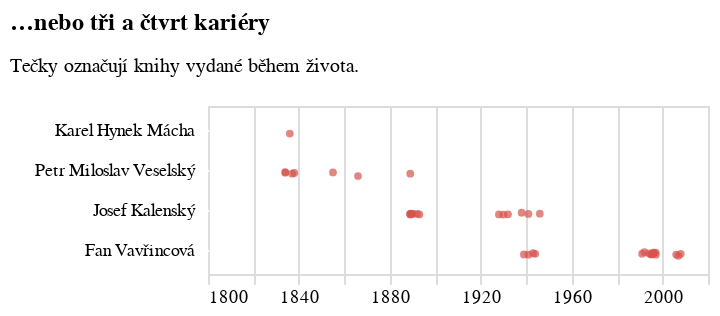

The code cell stored with this chart in its notebook:
### Code cell
tri_kariery = alt.Chart(do_grafu.to_pandas(), title=alt.TitleParams("…nebo tři a čtvrt kariéry", anchor="start", subtitle="Tečky označují knihy vydané během života.", dx=-12), width=250).mark_circle(size=15) \
        .encode(
            x=alt.X("rok:T", title=None, axis=alt.Axis(domainOpacity=0, tickColor='#DCDDD6'), scale=alt.Scale(domain=[{'year': 1800},{'year':2020}])), 
            y=alt.Y(**y_encoding, axis=alt.Axis(orient='left', domainOpacity=0, tickColor='white')), 
            yOffset=alt.YOffset("jitter:Q", scale=alt.Scale(range=[9, 11])), 
            color=alt.Color('kdo:N', scale=alt.Scale(range=['#D6534B']), 
                            sort=[jmeno for jmeno, kod in koho_ukazujeme.items()]).legend(None)) \
        .transform_calculate(jitter="sqrt(-2*log(random()))*cos(2*PI*random())")

tri_kariery

### Figure 1 — Vega-Lite specification as saved in the notebook (floating-point values rounded to 4 significant figures)
{"config": {"title": {"font": "Noticia Text", "fontSize": 12, "anchor": "start", "lineHeight": 19, "fontWeight": "bolder", "subtitleFont": "Noticia Text", "subtitleFontSize": 10, "subtitleLineHeight": 15, "subtitlePadding": 10, "dy": -10}, "axis": {"labelFont": "Asap", "titleFont": "Asap", "fontWeight": "lighter", "titleFontWeight": "lighter", "labelFontSize": 9, "titleFontSize": 9, "labelPadding": 2, "titlePadding": 9, "domainOpacity": 0, "tickColor": "#DCDDD6"}, "legend": {"labelFont": "Asap", "labelFontWeight": "normal", "titleFont": "Asap", "titleFontWeight": "normal", "labelFontSize": 9, "titleFontSize": 9}}, "data": {"name": "data-d20298cbfb57231d600c1b1554704e49"}, "mark": {"type": "circle", "size": 15}, "encoding": {"color": {"field": "kdo", "legend": null, "scale": {"range": ["#D6534B"]}, "sort": ["Karel Hynek Mácha", "Petr Miloslav Veselský", "Josef Kalenský", "Fan Vavřincová"], "type": "nominal"}, "x": {"axis": {"domainOpacity": 0, "tickColor": "#DCDDD6"}, "field": "rok", "scale": {"domain": [{"year": 1800}, {"year": 2020}]}, "title": null, "type": "temporal"}, "y": {"axis": {"domainOpacity": 0, "orient": "left", "tickColor": "white"}, "field": "kdo", "sort": ["Karel Hynek Mácha", "Petr Miloslav Veselský", "Josef Kalenský", "Fan Vavřincová"], "title": null, "type": "nominal"}, "yOffset": {"field": "jitter", "scale": {"range": [9, 11]}, "type": "quantitative"}}, "title": {"text": "…nebo tři a čtvrt kariéry", "anchor": "start", "dx": -12, "subtitle": "Tečky označují knihy vydané během života."}, "transform": [{"calculate": "sqrt(-2*log(random()))*cos(2*PI*random())", "as": "jitter"}], "width": 250, "$schema": "https://vega.github.io/schema/vega-lite/v5.8.0.json", "datasets": {"data-d20298cbfb57231d600c1b1554704e49": [{"rok": "1836-01-01T00:00:00", "titul": "Mág", "autorstvo": "Mácha Karel Hynek", "100_7": "jk01072915", "001": "cpk20041417516", "kdo": "Karel Hynek Mácha"}, {"rok": "1834-01-01T00:00:00", "titul": "Jozefka, anebo, Podiwné schledánj", "autorstvo": "Veselský Petr Miloslav", "100_7": "jk01142116", "001": "cpk20021123969", "kdo": "Petr Miloslav Veselský"}, {"rok": "1834-01-01T00:00:00", "titul": "Ukradený střewjc, anebo, Prawý důkaz wěrnosti", "autorstvo": "Veselský Petr Miloslav", "100_7": "jk01142116", "001": "nkc20102130003", "kdo": "Petr Miloslav Veselský"}, {"rok": "1837-01-01T00:00:00", "titul": "Jolanta, anebo, Obnowená důwěra", "autorstvo": "Veselský Petr Miloslav", "100_7": "jk01142116", "001": "nkc20092009453", "kdo": "Petr Miloslav Veselský"}, {"rok": "1838-01-01T00:00:00", "titul": "Mocnost lásky, neb, Wiljm a Marie", "autorstvo": "Veselský Petr Miloslav", "100_7": "jk01142116", "001": "cpk20021195155", "kdo": "Petr Miloslav Veselský"}, {"rok": "1855-01-01T00:00:00", "titul": "Jolanta, aneb, Obnowená důwěra", "autorstvo": "Veselský Petr Miloslav", "100_7": "jk01142116", "001": "bknaus19240", "kdo": "Petr Miloslav Veselský"}, {"rok": "1866-01-01T00:00:00", "titul": "Čarodějnice, aneb, Bůh dopustí - ale neopustí", "autorstvo": "Veselský Petr Miloslav", "100_7": "jk01142116", "001": "nkc20102032126", "kdo": "Petr Miloslav Veselský"}, {"rok": "1889-01-01T00:00:00", "titul": "Karla Havlíčka kutnohorský pobyt a porotní soud, konaný 12. listopadu 1851", "autorstvo": "Veselský Petr Miloslav", "100_7": "jk01142116", "001": "bknaus19241", "kdo": "Petr Miloslav Veselský"}, {"rok": "1889-01-01T00:00:00", "titul": "Národní pohádky a báje", "autorstvo": "Kalenský Josef", "100_7": "jk01052646", "001": "nkc20142542424", "kdo": "Josef Kalenský"}, {"rok": "1889-01-01T00:00:00", "titul": "Šelmobijce", "autorstvo": "Kalenský Josef", "100_7": "jk01052646", "001": "nkc20102124855", "kdo": "Josef Kalenský"}, {"rok": "1889-01-01T00:00:00", "titul": "V zemi Apačů, nebo, Lovci v amerických pralesích", "autorstvo": "Kalenský Josef", "100_7": "jk01052646", "001": "nkc20071718449", "kdo": "Josef Kalenský"}, {"rok": "1890-01-01T00:00:00", "titul": "Kniha kouzel a bájí", "autorstvo": "Kalenský Josef", "100_7": "jk01052646", "001": "nkc20102124780", "kdo": "Josef Kalenský"}, {"rok": "1890-01-01T00:00:00", "titul": "Zemí divých mužů", "autorstvo": "Kalenský Josef", "100_7": "jk01052646", "001": "nkc20102124842", "kdo": "Josef Kalenský"}, {"rok": "1892-01-01T00:00:00", "titul": "Mezi piráty", "autorstvo": "Kalenský Josef", "100_7": "jk01052646", "001": "nkc20172888340", "kdo": "Josef Kalenský"}, {"rok": "1893-01-01T00:00:00", "titul": "Jim, zalesák americký", "autorstvo": "Kalenský Josef", "100_7": "jk01052646", "001": "cpk20233494991", "kdo": "Josef Kalenský"}, {"rok": "1928-01-01T00:00:00", "titul": "Lapač divé zvěře", "autorstvo": "Kalenský Josef", "100_7": "jk01052646", "001": "bkneli01381", "kdo": "Josef Kalenský"}, {"rok": "1930-01-01T00:00:00", "titul": "Lovec buvolů", "autorstvo": "Kalenský Josef", "100_7": "jk01052646", "001": "bk193001546", "kdo": "Josef Kalenský"}, {"rok": "1932-01-01T00:00:00", "titul": "Jim zálesák", "autorstvo": "Kalenský Josef", "100_7": "jk01052646", "001": "bk193201578", "kdo": "Josef Kalenský"}, {"rok": "1938-01-01T00:00:00", "titul": "U táborového ohně v údolí Lovce jelenů", "autorstvo": "Kalenský Josef", "100_7": "jk01052646", "001": "nkc20172963004", "kdo": "Josef Kalenský"}, {"rok": "1941-01-01T00:00:00", "titul": "Pohádka za pohádkou", "autorstvo": "Kalenský Josef", "100_7": "jk01052646", "001": "nkc20183003421", "kdo": "Josef Kalenský"}, {"rok": "1946-01-01T00:00:00", "titul": "U táborového ohně v Údolí Lovce jelenů", "autorstvo": "Kalenský Josef", "100_7": "jk01052646", "001": "nkc20162800275", "kdo": "Josef Kalenský"}, {"rok": "1939-01-01T00:00:00", "titul": "Patsy tropí hlouposti", "autorstvo": "Vavřincová Fan", "100_7": "jk01141829", "001": "bk193903380", "kdo": "Fan Vavřincová"}, {"rok": "1941-01-01T00:00:00", "titul": "Sladká dívka", "autorstvo": "Vavřincová Fan", "100_7": "jk01141829", "001": "bk194104206", "kdo": "Fan Vavřincová"}, {"rok": "1943-01-01T00:00:00", "titul": "Pozor! Zázračné dítě", "autorstvo": "Vavřincová Fan", "100_7": "jk01141829", "001": "bk194301860", "kdo": "Fan Vavřincová"}, {"rok": "1944-01-01T00:00:00", "titul": "Eva tropí hlouposti", "autorstvo": "Vavřincová Fan", "100_7": "jk01141829", "001": "cpk20010736350", "kdo": "Fan Vavřincová"}, {"rok": "1991-01-01T00:00:00", "titul": "Josefína", "autorstvo": "Vavřincová Fan", "100_7": "jk01141829", "001": "ck9205163", "kdo": "Fan Vavřincová"}, {"rok": "1992-01-01T00:00:00", "titul": "Pozor, zázračné dítě!", "autorstvo": "Vavřincová Fan", "100_7": "jk01141829", "001": "nkc20132467624", "kdo": "Fan Vavřincová"}, {"rok": "1994-01-01T00:00:00", "titul": "Zkuste to s motýly", "autorstvo": "Vavřincová Fan", "100_7": "jk01141829", "001": "np9424229", "kdo": "Fan Vavřincová"}, {"rok": "1995-01-01T00:00:00", "titul": "Prázdniny s Julií", "autorstvo": "Vavřincová Fan", "100_7": "jk01141829", "001": "np9536846", "kdo": "Fan Vavřincová"}, {"rok": "1995-01-01T00:00:00", "titul": "Divoška Kim", "autorstvo": "Vavřincová Fan", "100_7": "jk01141829", "001": "cpk19950109562", "kdo": "Fan Vavřincová"}, {"rok": "1996-01-01T00:00:00", "titul": "Návrat za úplňku", "autorstvo": "Vavřincová Fan", "100_7": "jk01141829", "001": "cpk19960149807", "kdo": "Fan Vavřincová"}, {"rok": "1996-01-01T00:00:00", "titul": "Vlk a sedm kůzlátek", "autorstvo": "Vavřincová Fan", "100_7": "jk01141829", "001": "cpk19960114846", "kdo": "Fan Vavřincová"}, {"rok": "1996-01-01T00:00:00", "titul": "Blažené údolí", "autorstvo": "Vavřincová Fan", "100_7": "jk01141829", "001": "cpk19960172779", "kdo": "Fan Vavřincová"}, {"rok": "1997-01-01T00:00:00", "titul": "Marie", "autorstvo": "Vavřincová Fan", "100_7": "jk01141829", "001": "cpk19970212361", "kdo": "Fan Vavřincová"}, {"rok": "1997-01-01T00:00:00", "titul": "Lépe je být pošetilý", "autorstvo": "Vavřincová Fan", "100_7": "jk01141829", "001": "cpk19970190142", "kdo": "Fan Vavřincová"}, {"rok": "2006-01-01T00:00:00", "titul": "Taková normální rodinka", "autorstvo": "Vavřincová Fan", "100_7": "jk01141829", "001": "nkc20061645262", "kdo": "Fan Vavřincová"}, {"rok": "2007-01-01T00:00:00", "titul": "Vrah a srdcová dáma", "autorstvo": "Vavřincová Fan", "100_7": "jk01141829", "001": "nkc20071719833", "kdo": "Fan Vavřincová"}, {"rok": "2008-01-01T00:00:00", "titul": "Taková normální rodinka se vrací!", "autorstvo": "Vavřincová Fan", "100_7": "jk01141829", "001": "nkc20071719835", "kdo": "Fan Vavřincová"}]}}
